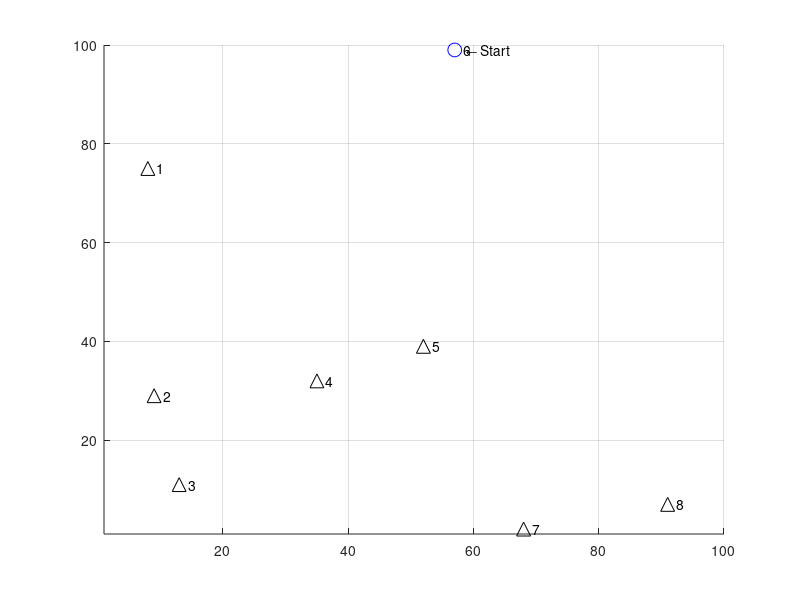

MATLAB code for this plot:
% TSP
% Kai Brooks
% github.com/kaibrooks
% Jun 2019
%
% Solves the travelling salesman problem
% Program first solves using the np method and plots it in blue
% Program then uses nn algorithm and solves it in red
%

% Init
clc
close all
clear all
format

%% --- Options ------------------------------------------------------------
%  --- Main Options -------------------------------------------------------
maxCities = 8;          % (default 9) number of cities to visit, this is the 'n'
% decrease this if it hurts the hardware
gifOutput = 0;          % enables gif output and generation, slows rendering
filename = 'tsp.gif';    % output filename for the gif

twelveCitySeed = 0;     % use pre-computed 12-city seed and skips the bf calculation
% if 0, shuffles seed instead and runs bf normally

% TCS route: 1, 2, 4, 7, 9, 10, 12, 11, 8, 6, 5, 3, 1
% TCS index: 35462161
% TCS dist: 300.25
% TCS NN algorithm path is 1.04x (3.84%) longer and 3628800.00x computationally faster.

% Algorithm enables (with all disabled, just generates the map)
bf = 0;                   % bruteforce algorithm
nn = 0;                   % nearest-neighbor algorithm
gena = 1;                 % genetic algorithm

% sub-algorithms
gaRandomCrossover = 0;    % random crossover variant
gaOrderedCrossover = 1;   % ordered crossover variant

% --- Advanced options and generator settings -----------------------------

outputResults = 0;      % (default 1) shows analysis at completion

gaSelectionFactor = 2;  % (default 2) fractional number of members to select each epoch (eg: 3 = 1/3 of members)
gaInitPopSize = 120;    % (default ???, min 16) population for genetic algorithm
gaMutationRate = 0.01;   % (default) mutate this portion of the population (0.01 = 1%)


bfTickSize = 10000;     % (default 10000) tick size for timing BF algorithm. Higher numbers = more accuracy, slower to display estimate

minLoc = 1;             % (default 1) minimum coordinate to generate for city locations
maxLoc = 100;           % (default 100) maximum coordinate to generate for city locations
plotMarkerSize = 10;    % (default 10) size of markers on map
showLabels = 1;         % (default 1) display city numbers on plot

verbose = 0;            % outputs things, maybe
attempts = 100;         % number of attempts to bruteforce the solution before giving up
maxCpuTime = 100;       % max loops various functions will use before giving up and moving on

% --- Zero other variables (do not modify) --------------------------------

totalDist = 0;          % total distance travelled
gifWritten = 0;         % one-time check for gif creation

o_nn = 0;               % big o for nearest neighbor method
o_bf = 0;               % big o for bruteforce method
o_ga = 0;
nn_distance = 0;        % total minimum distance
bf_distance = 0;
ga_distance = 0;
bf_time = 0;            % time to run algorithm
nn_time = 0;
ga_time = 0;

nnSecs = 0;
bruteforce_minimum_vec = 0;

%% --- Program start ------------------------------------------------------

% Override the rng if using the precomputed seed
if twelveCitySeed
    rng('default')
    maxCities = 12;
else
    rng('shuffle')
end

% Generate points
cities = randi([minLoc, maxLoc],2,maxCities); % generate matrix
cities = rot90(cities);  % rotate to form cities(x1,y1) for each point
cities = unique(cities,'rows'); % remove duplicate entries

if (length(cities) ~= maxCities)
    fprintf('*** Generated duplicate city coordinates, pruning %i entries.\n*** New maxCities = %i \n', maxCities - length(cities), length(cities))
end

maxCities = length(cities);  % shorten everything else if we don't have enough cities


startingCity = randi(maxCities);    % randomize starting city
currentCity = startingCity;         % and remember its where we started

visited = zeros([maxCities],1);     % boolean to mark each visited city
visited(currentCity) = 1;           % we're already in our city, so mark it

visitedOrder = zeros([maxCities],1); % vector to store the order which we visited each city
visitedOrder(currentCity) = 1;      % mark out starting city on the path

% Create figure
%f = figure('units','normalized','outerposition',[0 0 1 1]);
axis tight manual % this ensures that getframe() returns a consistent size

hold on
grid on

xlim([minLoc maxLoc])
ylim([minLoc maxLoc])

txt = '    \leftarrow Start';

% Plot cities
for i=1:maxCities
    
    if i == startingCity
        plot(cities(i,1),cities(i,2),'bo','MarkerSize',plotMarkerSize)
        
    else
        plot(cities(i,1),cities(i,2),'k^','MarkerSize',plotMarkerSize)
    end
    if showLabels, text(cities(i,1),cities(i,2),sprintf('   %i', i)), end
    
end

txt = '    \leftarrow Start';
text(cities(startingCity,1),cities(startingCity,2),txt)

% --- Algorithms ----------------------------------------------------------

%% Bruteforce algorithm (bf)
if bf
    fprintf('Generating bf pathing matrix...\n')
    % Create gigantic bruteforce path matrix: o(n!)
    arr = [2:maxCities];
    bfVisitOrder = perms(arr);
    bfVisitOrder = rot90(bfVisitOrder); % flip it to make indexing easier
    
    arr = ones(1,length(bfVisitOrder)); % create array of 1's
    bfVisitOrder = [arr;bfVisitOrder];  % append to the beginning
    
    % Add original city back onto end to complete the loop
    for i = 1:length(bfVisitOrder)
        bfVisitOrder(maxCities+1,i) = bfVisitOrder(1,i);
    end
    
    bf_omax = numel(bfVisitOrder); % get total size of matrix
    bfEstimatedTime = 0;    % zero the estimation before starting the loop
    %minDist = maxLoc^2;  % starting minimum distance
    % while sum(visited) < maxCities
    
    for j=1:length(bfVisitOrder)
        o_bf = o_bf + 1;
        
        if j==1,tic,end % start the clock on 2
        
        for i=1:maxCities
            o_bf = o_bf + 1;
            
            a = [cities(bfVisitOrder(i,j),1),cities(bfVisitOrder(i,j),2)];
            b = [cities(bfVisitOrder(i+1,j),1),cities(bfVisitOrder(i+1,j),2)];
            
            checkDistance = [a;b]; % select two points
            distance = pdist(checkDistance,'euclidean');   % find distance between them
            %distance = floor(distance); % truncate
            totalDist = totalDist + distance;
            
            bfSegmentDistances(i,j) = distance;
            
        end
        
        if j==bfTickSize
            timing = toc;
            bfEstimatedTime = timing*(length(bfVisitOrder)/bfTickSize) % timing*((length(bfVisitOrder)-bfTickSize)/bfTickSize) for 'time remaining as of this timing'
            bfTimeTicks = length(bfVisitOrder)/bfTickSize;
        end
        
        bfDistances(j) = totalDist; % store the total path length
        totalDist = 0;              % reset for the next run
        
        % Output running information
        clc
        fprintf('Starting BF for n=%i, O(n!)=%i \n',maxCities, bf_omax)
        
        if length(bfVisitOrder) > bfTickSize % only display if enough data to estimate
            if bfEstimatedTime > 0
                fprintf('Estimated runtime: %s\n',formatTime(bfEstimatedTime))
            else
                fprintf('Estimated runtime: (Sampling %i more times..)\n',bfTickSize-j)
            end
        end
        fprintf('Current runtime  : %s\n',formatTime(toc))
        fprintf('Computing optimal route... %.2f%% \n', (o_bf / bf_omax) * 100)
        
    end % end of loop
    
    % Find min value
    [bfMinDist,bfMinIndex] = min(bfDistances);
    %bruteforce_path_taken = bfVisitOrder(:,bfMinIndex)
    
    %min(bfDist)
    %bfDist(j)
    
    %bfDist
    %     bfMinIndex
    %     bfDistances(bfMinIndex)
    bf_distance = bfMinDist;    % save for comparison
    
    % Plot it
    for i=1:maxCities
        
        a = [cities(bfVisitOrder(i,bfMinIndex),1), cities(bfVisitOrder(i,bfMinIndex),2)];
        b = [cities(bfVisitOrder(i+1,bfMinIndex),1), cities(bfVisitOrder(i+1,bfMinIndex),2)];
        
        x = [a(1), b(1)];
        y = [a(2), b(2)];
        plot(x,y,'b','LineWidth',plotMarkerSize/8)
        
        
        %bfVisitOrder(i:4,bfShortest) gives path
        
    end
    bfSecs = toc;
    if bfSecs > 0
        hours = 0;
        mins = 0;
        secs = 0;
        
        mins = floor(bfSecs / 60);
        secs = (rem(bfSecs, 60));
        
        if mins > 60
            hours = floor(mins / 60);
            mins = mins - (hours*60);
        end
        
        bf_time = sprintf('%ih%im%.0fs',hours,mins,secs); % format time
    end
    
    %fprintf('BF method complete in %.2f seconds\n', toc)
end

% Clear variables between runs
totalDist = 0;
minDist = 0;

%% Nearest Neighbor Algorithm
if nn
    fprintf('Computing nearest neighbor route...\n')
    for j = 2:maxCities
        if j==2,tic,end % start the clock on 2
        
        o_nn = o_nn + 1;
        
        ccLoc = [cities(currentCity,1), cities(currentCity,2)]; % coords of current city
        
        minDist = maxLoc^2;   % starting distance, make maximum possible
        
        for i = 1:maxCities
            o_nn = o_nn + 1;
            
            if visited(i), continue, end % skip cities we've visited
            
            a = ccLoc;  % current city coordinates
            b = [cities(i,1),cities(i,2)];
            
            checkDistance = [a;b]; % select two points
            
            distance = pdist(checkDistance,'euclidean');    % find distance between them
            
            % Draw decision lines
            if gifOutput
                % Draw 'decision' line
                x = [cities(currentCity,1), cities(i,1)];
                y = [cities(currentCity,2), cities(i,2)];
                
                h = plot(x,y,'g:','LineWidth',plotMarkerSize/8)
                uistack(h,'bottom');
                
                drawnow
                % Capture the plot as an image
                title("" + o_nn)
                if  gifWritten == 0
                    gifWritten = 1;
                    gif(filename,'DelayTime',0.01,'LoopCount',1,'frame',gcf)
                else
                    gifWritten = 1;
                    gif
                end
            end
            
            if distance < minDist
                minDist = distance;
                nextCity = i;
                nextLoc = [cities(i,1),cities(i,2)];
            end
            
            
        end
        
        if j == maxCities+1
            a = [cities(maxCities,1),maxCities(2)];  % current city coordinates
            b = [cities(1,1),cities(1,2)];
            
            checkDistance = [a;b]; % select two points
            distance = pdist(checkDistance,'euclidean');   % find distance between them
            totalDist = totalDist + distance;
        end
        
        %  what we found for the next move
        minDist;
        nextCity;
        
        %fprintf('Moving to city %i with a distance of %.2f \n',nextCity,minDist)
        
        % Plot line to shortest next, vector 1 is both x's, 2 is both y's
        x = [cities(currentCity,1), cities(nextCity,1)];
        y = [cities(currentCity,2), cities(nextCity,2)];
        plot(x,y,'r--','LineWidth',plotMarkerSize/8)
        
        %txt = 'Next \rightarrow  ';
        %text(cities(nextCity,1),cities(nextCity,2),txt,'HorizontalAlignment','right')
        
        % Update for next loop
        currentCity = nextCity;
        visited(nextCity) = 1;
        visitedOrder(j) = nextCity;
        minDist; % verbose
        totalDist = totalDist + minDist;
        
        % Break if we've visited everything
        if sum(visited) == maxCities, break, end
        
    end
    
    % Complete the loop
    
    a = [cities(currentCity,1), cities(currentCity,2)];  % current city coordinates
    b = [cities(startingCity,1),cities(startingCity,2)];
    
    checkDistance = [a;b]; % select two points
    distance = pdist(checkDistance,'euclidean');
    minDist;
    totalDist = totalDist + distance; % Update total distance once more
    
    x = [cities(currentCity,1), cities(startingCity,1)];
    y = [cities(currentCity,2), cities(startingCity,2)];
    plot(x,y,'r--','LineWidth',plotMarkerSize/8)
    
    if gifOutput
        drawnow
        gif
    end
    
    nn_distance = totalDist;
    
    nn_time = formatTime(toc);
end

% Clear variables between runs
totalDist = 0;
minDist = 0;

%% Genetic Algorithm
if gena
    
    % create genes
    linearPath = [1:maxCities];
    
    for i=1:gaInitPopSize
        gaVisitOrder(i,:) = linearPath(randperm(length(linearPath)));
    end
    
    % shift matrix so starting city is correct
    for i=1:gaInitPopSize
        k = find(gaVisitOrder(i,:) == startingCity);
        gaVisitOrder(i,:) = circshift(gaVisitOrder(i,:), (maxCities+1) - k);
    end
    
    % copy first entry and place it on back
    arr = ones(1,gaInitPopSize);
    arr = arr * startingCity;
    
    gaVisitOrder;
    gaVisitOrder = flip(rot90(gaVisitOrder)); % rearrange for visitation reasons
    gaVisitOrder = [gaVisitOrder;arr];
    
    % dont add remaining city, just go back to it and let the ga sort it out?
    
    % calculate lengths of each option
    for j=1:gaInitPopSize
        o_ga = o_ga + 1;
        
        if j==1,tic,end % start the clock on 2
        
        for i=1:maxCities % if -1 because we loop back around instead of indexing the path back to start
            o_ga = o_ga + 1;
            
            a = [cities(gaVisitOrder(i,j),1),cities(gaVisitOrder(i,j),2)];
            b = [cities(gaVisitOrder(i+1,j),1),cities(gaVisitOrder(i+1,j),2)];
            
            checkDistance = [a;b]; % select two points
            distance = pdist(checkDistance,'euclidean');   % find distance between them
            %distance = floor(distance); % truncate
            totalDist = totalDist + distance;
            
            gaSegmentDistances(i,j) = distance;
            
        end
        
        % timing
        %         if j==bfTickSize
        %             timing = toc;
        %             bfEstimatedTime = timing*(length(bfVisitOrder)/bfTickSize) % timing*((length(bfVisitOrder)-bfTickSize)/bfTickSize) for 'time remaining as of this timing'
        %             bfTimeTicks = length(bfVisitOrder)/bfTickSize;
        %         end
        
        gaDistances(j) = totalDist; % store the total path length
        totalDist = 0;              % reset for the next run
        
        % Output running information
        %         clc
        %         fprintf('Starting BF for n=%i, O(n!)=%i \n',maxCities, bf_omax)
        %
        %         if length(bfVisitOrder) > bfTickSize % only display if enough data to estimate
        %             if bfEstimatedTime > 0
        %                 fprintf('Estimated runtime: %s\n',formatTime(bfEstimatedTime))
        %             else
        %                 fprintf('Estimated runtime: (Sampling %i more times..)\n',bfTickSize-j)
        %             end
        %         end
        %         fprintf('Current runtime  : %s\n',formatTime(toc))
        %         fprintf('Computing optimal route... %.2f%% \n', (o_bf / bf_omax) * 100)
        
    end % end of loop
    
    % normalize values for selection process (vector sum = 1)
    if verbose, gaVisitOrder, end
    if verbose, gaDistances, end
    gaFitness = gaDistances ./ norm(gaDistances,1);
    preMean = mean(gaFitness);
    if verbose, gaFitness, end
    
    
    % ** select members
    selected = zeros(1,gaInitPopSize);
    while sum(selected) < (gaInitPopSize/gaSelectionFactor) % run until it selects 1/selectionFactor of the members
        a = rand();
        for i = 1:gaInitPopSize;
            a = a - gaFitness(i);
            %fprintf('%.4f - %.4f\n',a,gaFitness(i))
            if a < 0
                %fprintf('Selected:  %i\n',i)
                gaFitness(i) = 0;
                selected(i) = 1;
                break
            end
        end
    end
    
    % get parents chromosomes
    tempMean = 0;
    k = 0;
    for i = 1:gaInitPopSize
        if gaFitness(i)
            k = k + 1;     % write to the correct indexes to prevent zero values
            gaParentChrom(:,k) = gaVisitOrder(:,i); % write parents chromosomes for use in breeding
            tempMean(k) = gaFitness(i); % capture mean for statistical reasons
        end
    end
    
    postMean = mean(tempMean(tempMean ~= 0));
    fprintf('Mean %.4f -> %.4f (%.6f change)\n', preMean, postMean, postMean/preMean)
    
    % breed new population
    %for j = 1:gaInitPopSize/4
    %gaParentChrom
    popNeeded = gaInitPopSize;
    k = 0; % indexing fix
    hit = 0;
    miss = 0;
    
    % random swap subalgorithm
    if gaRandomCrossover
        while popNeeded > 0
            
            for i = 2:maxCities   % = 2:n because the start and end cities never change
                parenta = gaParentChrom(i,1);
                parentb = gaParentChrom(i,2);
                
                if round(rand) == 1
                    newMember(i) = parenta;
                else
                    newMember(i) = parentb;
                end
                
                if verbose, fprintf('Mix %i and %i -> %i\n' ,parenta,parentb,newMember(i)), end
            end
            
            if length(unique(newMember)) == length(newMember)
                k=k+1;
                popNeeded = popNeeded -1;
                newPop(k,:) = newMember;
                hit = hit+1;
            else
                miss = miss+1;
            end
            
        end
        
        newPop
        newPop = unique(newPop,'rows')
        
        hit
        miss
        
    end
    
    
    %     parenta = gaParentChrom(i,1);
    %     parentb = gaParentChrom(i,2);
    %
    if gaOrderedCrossover
        gaVisitOrder = zeros(9,1); % clear visit order for new writing
        oldCrossoverPoint = 0;
        crossoverPoint = 0;
        
        [parentHeight parentLength] = size(gaParentChrom);
        
        %gaParentChrom
        
        for k=1:30 %while size(newPop,2) < gaInitPopSize ??? why 1:30? fix this ending index
            
            while oldCrossoverPoint == crossoverPoint % loop until new crossover point from last time
                crossoverPoint = randi([2 parentHeight-2]); % ignore first and last entries since those are start/loop paths
                if verbose, crossoverPoint, end
            end
            
            for j = 1:2:parentHeight-1
                %clear childa, clear childb;
                
                childPart1 = gaParentChrom(1:crossoverPoint,j); % first half of chromosome
                tempChild = gaParentChrom(:,j+1);               % temp store entire other parent
                
                % check second parent gene-by-gene, add non-duplicates in order of appearance
                for i = 2:length(tempChild)
                    if verbose, fprintf('Checking for duplicate alele: %i\n',tempChild(i)), end
                    if ~ismember(tempChild(i),childPart1)
                        if verbose, fprintf('Adding %i to chromosome\n',tempChild(i)), end
                        childPart2(i,1) = tempChild(i);
                    end
                end
                
                childPart2 = childPart2(childPart2 ~= 0);
                
                %childPart1
                %childPart2
                
                newChild = [childPart1;childPart2;childPart1(1)];
                
                newPop(:,ceil(j/gaSelectionFactor)) = newChild;         % ceil to remove every other column of zeroes
                
                clear childPart*;          % flush old data
                clear temp*;
                
            end
            
            % write new visit order
            if sum(gaVisitOrder(:,1)) == 0  % if first time written
                gaVisitOrder = newPop;
            else
                gaVisitOrder = cat(2,gaVisitOrder,newPop);
            end
            oldCrossoverPoint = crossoverPoint; % store this to ensure a different point next time
        end
        
        %gaVisitOrder
        
    end % end of ordered crossover algorithm
    
    % *** mutate (should be a function, args of mutationType, mutationRate, initPopSize...)
    
    % mutations: random reset, single swap, selection scramble, selection inversion
    gaMutationType = 1;   % TODO put this in the header
    
    
    mutateNum = ceil(gaInitPopSize * gaMutationRate); % number of individuals to mutate
    
    % generate chromisome indexes to mutate
    for i = 1:mutateNum %TODO unique numbers each time
        mutIndex(i) = randi(gaInitPopSize);    % member to mutate
        childMut(:,i) = gaVisitOrder(:,mutIndex(i));
    end
    
    if gaMutationType == 1 % random reset
        
        childMut(end,:) = [];   % delete loopback entry so array is unique
        
        for i=1:mutateNum
            
            childMut(:,i) = randperm(maxCities);
            
            % shift matrix so starting city is correct
            k = find(childMut(:,i) == startingCity);
            childMut(:,i) = circshift(childMut(:,i), (maxCities+1) - k);
            
        end
        
        % copy first entry and place it on back (path loopback)
        arr = ones(1,mutateNum);   % array to write entire row at once
        arr = arr * startingCity;
        childMut(end+1,:) = arr;    % append new entry
        
        if verbose
            fprintf('New mutation (displayed concatenated): [');
            fprintf('%g ', childMut);
            fprintf(']\n');
        end
        
        % write mutations back into population
        for i=1:mutateNum
            gaVisitOrder(:,mutIndex(i)) = childMut(:,i);
        end
        
        
    end %end random reset algorithm
    
    
    
    
    
    
    
end % end of ga

%% ---- Results and Analysis ----------------------------------------------
if outputResults
    fprintf('\nTravelling done!\n')
    fprintf('------- Results -------\n')
    
    fprintf(1, 'Alg. |\tBF\t\tNN\t\tGA\n')
    fprintf(1, 'O(n) |\t%i\t\t%i\t\t%i\n', o_bf, o_nn, o_ga)
    fprintf(1, 'Dist.|\t%.2f\t\t%.2f\t\t%.2f\n', bf_distance, nn_distance, ga_distance')
    fprintf(1, 'Time |\t%s\t\t%s\t\t%s\n', bf_time, nn_time, ga_time)
    fprintf('\n')
    fprintf('NN algorithm path is %.2fx (%.2f%%) longer and %.2fx computationally faster.\n',nn_distance/bf_distance, (abs(1-(nn_distance/bf_distance)))*100, o_bf/o_nn)
end

%% ----- Functions --------------------------------------------------------
function t=formatTime(secs);
% Input seconds, output formatted '_h_m_s'

if secs == 0
    t=sprintf('(no time available)');
    return
elseif secs < 1
    t=sprintf('<1s');
    return
else
    hours = 0;
    minutes = 0;
    seconds = 0;
    minutes = floor(secs / 60);
    seconds = rem(secs, 60);
    if minutes > 60
        hours = floor(minutes / 60);
        minutes = minutes - (hours*60);
    end
    t=sprintf('%ih%im%.0fs',hours,minutes,seconds);
    return
end
end